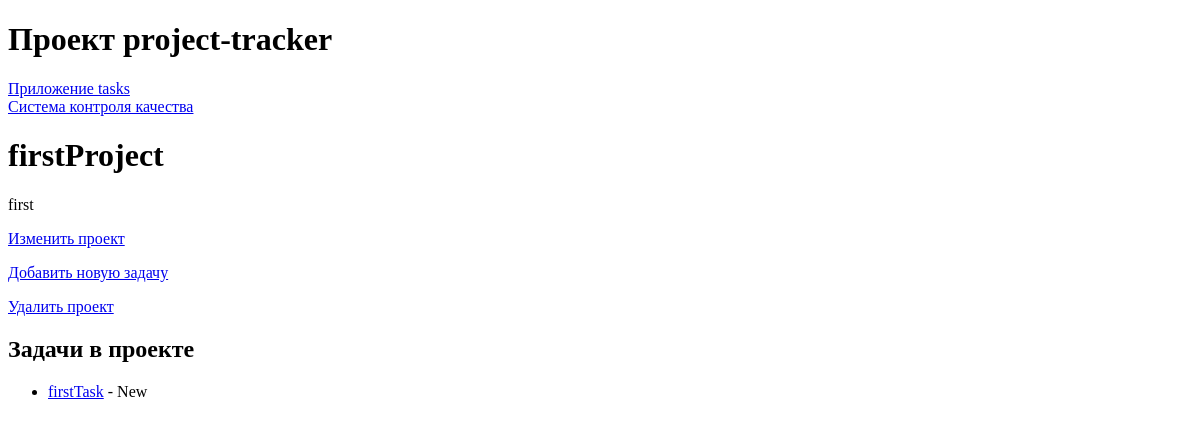
The app's page /tasks/projects/1/, older data.
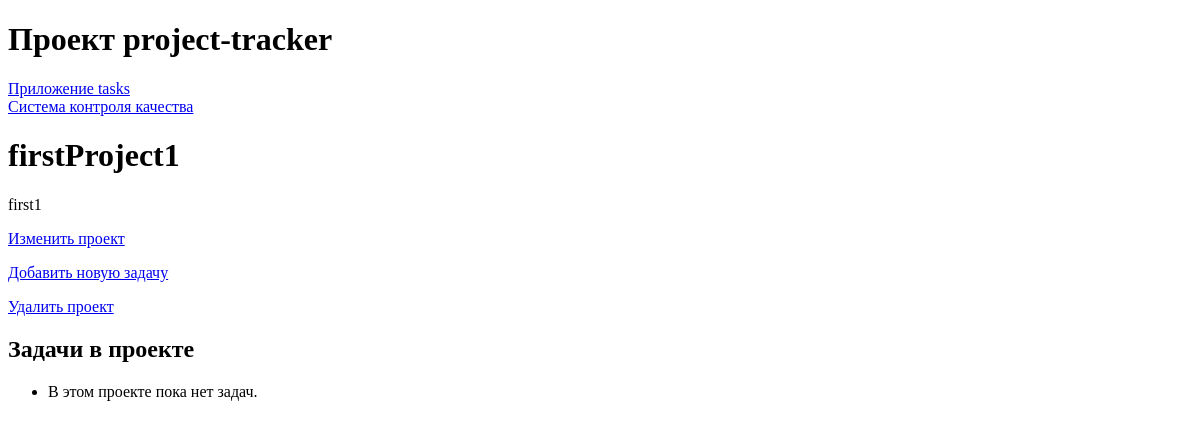
The same page, newer data.
### tasks/models.py (models this page shows, shortened)
class Project(models.Model):
    name = models.CharField(max_length=100)
    description = models.TextField()
    created_at = models.DateTimeField(auto_now_add=True)

class Task(models.Model):
    STATUS_CHOICES = [
        ('New', 'Новая'),
        ('In_progress', 'В работе'),
        ('Completed', 'Завершена')
    ]
    project = models.ForeignKey(
        Project,
        related_name='tasks',
        on_delete=models.CASCADE
    )
    name = models.CharField(max_length=100)
    description = models.TextField()
    created_at = models.DateTimeField(auto_now_add=True)
    updated_at = models.DateTimeField(auto_now=True)
    assignee = models.ForeignKey(
        User,
        related_name='tasks',
        on_delete=models.SET_NULL,
        null=True,
        blank=True
    )
    status = models.CharField(
        max_length=50,
        choices=STATUS_CHOICES,
        default='New'
    )

### tasks/views.py (the view)
# urls.py: path('projects/<int:project_id>/', views.ProjectDetailView.as_view(), name='project_detail'),
class ProjectDetailView(DetailView):
    model = Project
    pk_url_kwarg = 'project_id'
    template_name = 'tasks/project_detail.html'

### tasks/templates/tasks/project_detail.html
{% extends 'base/base.html' %}
{% block content %}
    <h1>{{ project.name }}</h1>
    <p>{{ project.description }}</p>
    <p><a href="{% url 'tasks:update_project' project.id %}">Изменить проект</a></p>
    <p><a href="{% url 'tasks:add_task_to_project' project.id %}">Добавить новую задачу</a></p>
    <p><a href="{% url 'tasks:delete_project' project.id %}"onclick="return confirm('Вы уверены, что хотите удалить этот проект?');">Удалить проект</a></p>
    <h2>Задачи в проекте</h2>
    <ul>
        {% for task in project.tasks.all %}
            <li><a href="{% url 'tasks:task_detail' project.id task.id %}">{{ task.name }}</a> - {{ task.status }}</li>
        {% empty %}
            <li>В этом проекте пока нет задач.</li>
        {% endfor %}
    </ul>
{% endblock %}

Row changes from the older to the newer data that the page shows:
removed Task: name "firstTask", status "New"
changed Project: name "firstProject" → "firstProject1"; description "first" → "first1"
Text that changed along with them:
text now shown: "В этом проекте пока нет задач."
